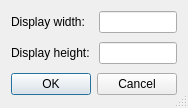
<?xml version="1.0" encoding="UTF-8"?>
<ui version="4.0">
 <class>DisplaySizeDialog</class>
 <widget class="QDialog" name="DisplaySizeDialog">
  <property name="geometry">
   <rect>
    <x>0</x>
    <y>0</y>
    <width>184</width>
    <height>108</height>
   </rect>
  </property>
  <property name="windowTitle">
   <string>Display Size</string>
  </property>
  <property name="sizeGripEnabled">
   <bool>true</bool>
  </property>
  <layout class="QFormLayout" name="formLayout">
   <property name="horizontalSpacing">
    <number>9</number>
   </property>
   <property name="verticalSpacing">
    <number>9</number>
   </property>
   <item row="0" column="0">
    <widget class="QLabel" name="label">
     <property name="text">
      <string>Display width:</string>
     </property>
    </widget>
   </item>
   <item row="0" column="1">
    <widget class="QLineEdit" name="widthEdit"/>
   </item>
   <item row="1" column="0">
    <widget class="QLabel" name="label_2">
     <property name="text">
      <string>Display height:</string>
     </property>
    </widget>
   </item>
   <item row="1" column="1">
    <widget class="QLineEdit" name="heightEdit"/>
   </item>
   <item row="2" column="0" colspan="2">
    <widget class="QDialogButtonBox" name="buttonBox">
     <property name="orientation">
      <enum>Qt::Horizontal</enum>
     </property>
     <property name="standardButtons">
      <set>QDialogButtonBox::Cancel|QDialogButtonBox::Ok</set>
     </property>
    </widget>
   </item>
  </layout>
 </widget>
 <resources/>
 <connections>
  <connection>
   <sender>buttonBox</sender>
   <signal>accepted()</signal>
   <receiver>DisplaySizeDialog</receiver>
   <slot>accept()</slot>
   <hints>
    <hint type="sourcelabel">
     <x>248</x>
     <y>254</y>
    </hint>
    <hint type="destinationlabel">
     <x>157</x>
     <y>274</y>
    </hint>
   </hints>
  </connection>
  <connection>
   <sender>buttonBox</sender>
   <signal>rejected()</signal>
   <receiver>DisplaySizeDialog</receiver>
   <slot>reject()</slot>
   <hints>
    <hint type="sourcelabel">
     <x>316</x>
     <y>260</y>
    </hint>
    <hint type="destinationlabel">
     <x>286</x>
     <y>274</y>
    </hint>
   </hints>
  </connection>
 </connections>
</ui>
